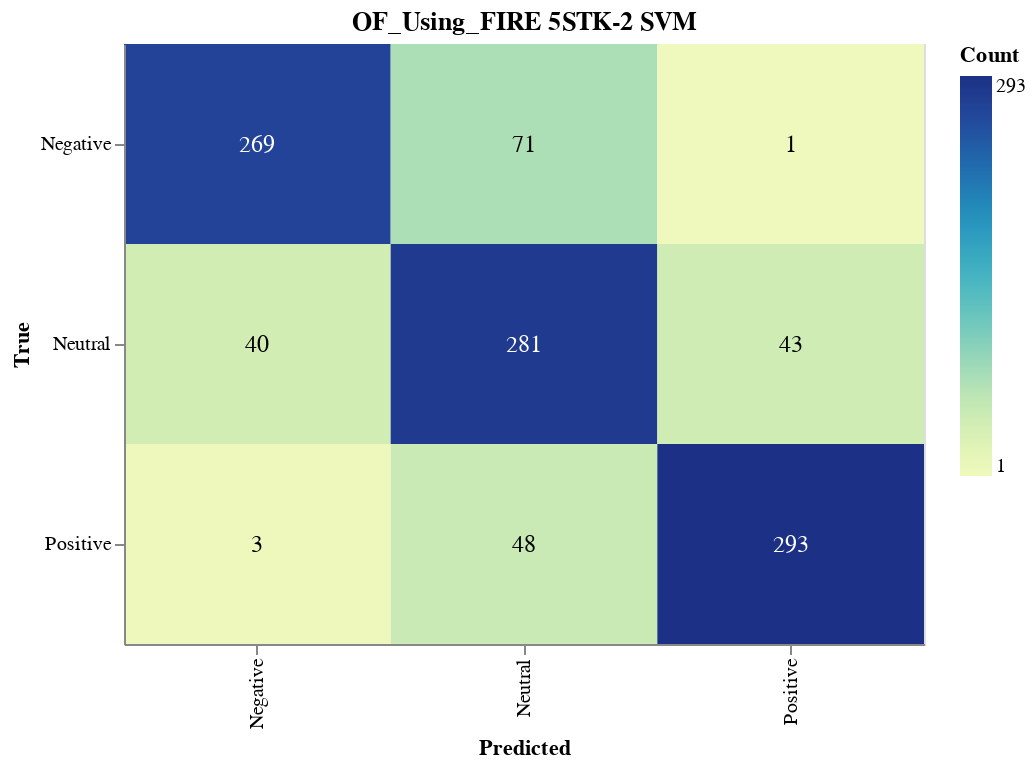

Source (notebook cell):
### Markdown cell above
#### Save CM

### Code cell
import altair as alt
import altair_saver
import pandas as pd
from sklearn.metrics import confusion_matrix

# Calculate the confusion matrix
cm = confusion_matrix(y_val, svm_validation_predictions)

# Define class names
class_names = ['Negative', 'Neutral', 'Positive']

# Convert confusion matrix to DataFrame
cm_df = pd.DataFrame(cm, index=class_names, columns=class_names).reset_index().melt(id_vars='index')
cm_df.columns = ['True', 'Predicted', 'Count']

# Ensure the order of categories
cm_df['True'] = pd.Categorical(cm_df['True'], categories=class_names, ordered=True)
cm_df['Predicted'] = pd.Categorical(cm_df['Predicted'], categories=class_names, ordered=True)

# Create the Altair plot
heatmap = alt.Chart(cm_df).mark_rect().encode(
    x=alt.X('Predicted:O', sort=class_names),
    y=alt.Y('True:O', sort=class_names),
    color='Count:Q',
    tooltip=['True', 'Predicted', 'Count']
).properties(
    width=400,
    height=300,
    title='OF_Using_FIRE 5STK-2 SVM'
)

# Add text labels
text = heatmap.mark_text(
    align='center',
    baseline='middle',
    fontSize=12
).encode(
    text='Count:Q',
    color=alt.condition(
        alt.datum.Count > cm.max() / 2,
        alt.value('white'),
        alt.value('black')
    )
)

# Combine heatmap and text
final_chart = heatmap + text

# Display the plot
final_chart.show()

### Figure 1 — Vega-Lite specification as saved in the notebook (floating-point values rounded to 4 significant figures)
{"config": {"view": {"continuousWidth": 300, "continuousHeight": 300}}, "layer": [{"mark": {"type": "rect"}, "encoding": {"color": {"field": "Count", "type": "quantitative"}, "tooltip": [{"field": "True", "type": "ordinal"}, {"field": "Predicted", "type": "ordinal"}, {"field": "Count", "type": "quantitative"}], "x": {"field": "Predicted", "sort": ["Negative", "Neutral", "Positive"], "type": "ordinal"}, "y": {"field": "True", "sort": ["Negative", "Neutral", "Positive"], "type": "ordinal"}}, "title": "OF_Using_FIRE 5STK-2 SVM"}, {"mark": {"type": "text", "align": "center", "baseline": "middle", "fontSize": 12}, "encoding": {"color": {"condition": {"test": "(datum.Count > 146.5)", "value": "white"}, "value": "black"}, "text": {"field": "Count", "type": "quantitative"}, "tooltip": [{"field": "True", "type": "ordinal"}, {"field": "Predicted", "type": "ordinal"}, {"field": "Count", "type": "quantitative"}], "x": {"field": "Predicted", "sort": ["Negative", "Neutral", "Positive"], "type": "ordinal"}, "y": {"field": "True", "sort": ["Negative", "Neutral", "Positive"], "type": "ordinal"}}, "title": "OF_Using_FIRE 5STK-2 SVM"}], "data": {"name": "data-3f8c470af4f6ebc8d5ef8891f2aec5fa"}, "height": 300, "width": 400, "$schema": "https://vega.github.io/schema/vega-lite/v5.17.0.json", "datasets": {"data-3f8c470af4f6ebc8d5ef8891f2aec5fa": [{"True": "Negative", "Predicted": "Negative", "Count": 269}, {"True": "Neutral", "Predicted": "Negative", "Count": 40}, {"True": "Positive", "Predicted": "Negative", "Count": 3}, {"True": "Negative", "Predicted": "Neutral", "Count": 71}, {"True": "Neutral", "Predicted": "Neutral", "Count": 281}, {"True": "Positive", "Predicted": "Neutral", "Count": 48}, {"True": "Negative", "Predicted": "Positive", "Count": 1}, {"True": "Neutral", "Predicted": "Positive", "Count": 43}, {"True": "Positive", "Predicted": "Positive", "Count": 293}]}}
